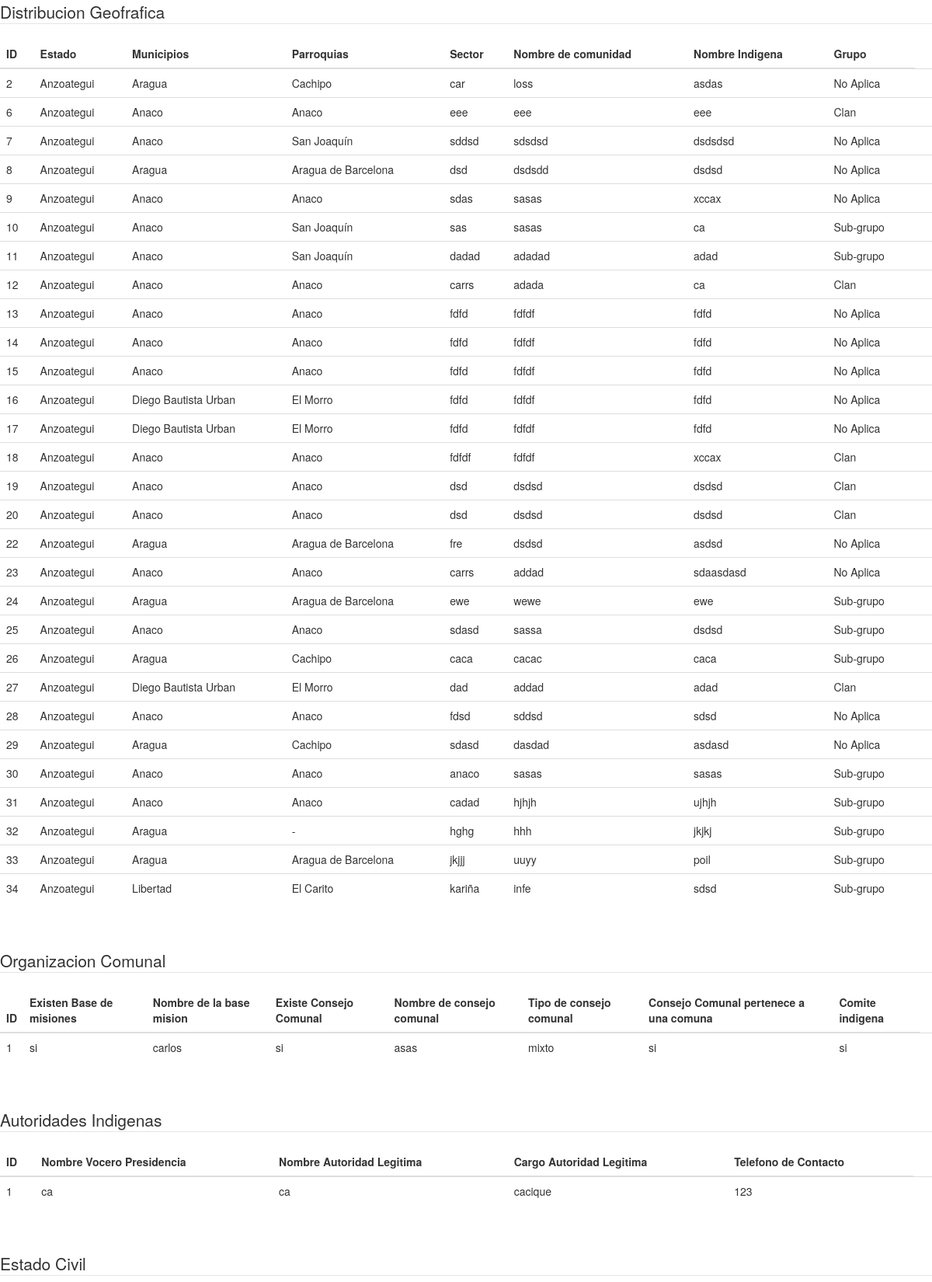
The app's page /vista/MostrarDatosPrueba.php (upper part) with its own data.
### tables this page shows
CREATE TABLE `distribucion_geografica` (
  `id` int(11) NOT NULL,
  `estado` varchar(30) NOT NULL,
  `municipios` varchar(20) NOT NULL,
  `parroquias` varchar(20) NOT NULL,
  `sector` varchar(80) NOT NULL,
  `nombre_comunidad` varchar(80) NOT NULL,
  `nombre_indigena` varchar(50) NOT NULL,
  `grupo` varchar(30) NOT NULL
);

CREATE TABLE `comunas` (
  `id` int(11) NOT NULL,
  `base_misiones` varchar(30) NOT NULL,
  `inf1` varchar(30) NOT NULL,
  `consejo_comunal` varchar(30) NOT NULL,
  `inf2` varchar(30) NOT NULL,
  `tipo_de_consejo_comunal` varchar(30) NOT NULL,
  `pertenece_a_una_comunidad` varchar(30) NOT NULL,
  `comite_indigena` varchar(30) NOT NULL
);

CREATE TABLE `autoridadlegitima` (
  `id` int(11) NOT NULL,
  `nombre_vocero` varchar(30) NOT NULL,
  `nombre_autoridad_legitima` varchar(30) NOT NULL,
  `cargo_autoridad_legitima` varchar(30) NOT NULL,
  `numero_de_telefono` double NOT NULL
);

### vista/MostrarDatosPrueba.php (the view, shortened to what this page needs)
<!DOCTYPE html>
<html lang="en">
<head>
    <link rel="stylesheet" href="https://maxcdn.bootstrapcdn.com/bootstrap/3.3.7/css/bootstrap.min.css">
</head>
<body>
<?php
$link = new PDO('mysql:host=localhost;dbname=savia', 'root', '');
?>
<table class="table table-hover table-inverse table-responsive">
        <legend>Distribucion Geofrafica</legend>
		<thead>
		<tr>
        <th>ID</th>
		<th>Estado</th>
		<th>Municipios</th>
		<th>Parroquias</th>
		<th>Sector</th>
		<th>Nombre de comunidad</th>
		<th>Nombre Indigena</th>
        <th>Grupo</th>
		</tr>
		</thead>
<?php
foreach ($link->query('SELECT * from distribucion_geografica') as $row){  ?>
<tr>
	<td><?php echo $row['id']   ?></td>
    <td><?php echo $row['estado'] ?></td>
    <td><?php echo $row['municipios'] ?></td>
    <td><?php echo $row['parroquias'] ?></td>
    <td><?php echo $row['sector'] ?></td>
    <td><?php echo $row['nombre_comunidad'] ?></td>
    <td><?php echo $row['nombre_indigena'] ?></td>
    <td><?php echo $row['grupo'] ?></td>
    <td>
	</td>
 </tr>
<?php
	}
?>
</table>
<br>
<br>
<table class="table table-hover table-inverse table-responsive">
<legend>Organizacion Comunal</legend>
		<thead>
		<tr>
			<th >ID</th>
			<th>Existen Base de misiones</th>
			<th>Nombre de la base mision</th>
			<th>Existe Consejo Comunal</th>
			<th>Nombre de consejo comunal</th>
			<th>Tipo de consejo comunal</th>
			<th>Consejo Comunal pertenece a una comuna</th>
			<th>Comite indigena</th>
		</tr>
		</thead>
<?php
foreach ($link->query('SELECT * from comunas') as $row){  ?>
<tr>
	<td><?php echo $row['id']   ?></td>
    <td><?php echo $row['base_misiones'] ?></td>
    <td><?php echo $row['inf1'] ?></td>
    <td><?php echo $row['consejo_comunal'] ?></td>
    <td><?php echo $row['inf2'] ?></td>
    <td><?php echo $row['tipo_de_consejo_comunal'] ?></td>
    <td><?php echo $row['pertenece_a_una_comunidad'] ?></td>
    <td><?php echo $row['comite_indigena'] ?></td>
	<td>
	</td>
 </tr>
<?php
	}
?>
</table>
<br>
<br>
<table class="table table-hover table-inverse table-responsive">
<legend>Autoridades Indigenas</legend>
		<thead>
		<tr>
			<th>ID</th>
			<th>Nombre Vocero Presidencia</th>
			<th>Nombre Autoridad Legitima</th>
			<th>Cargo Autoridad Legitima</th>
			<th>Telefono de Contacto </th>
		</tr>
		</thead>
<?php
foreach ($link->query('SELECT * from autoridadlegitima') as $row){  ?>
<tr>
	<td><?php echo $row['id']   ?></td>
    <td><?php echo $row['nombre_vocero'] ?></td>
    <td><?php echo $row['nombre_autoridad_legitima'] ?></td>
    <td><?php echo $row['cargo_autoridad_legitima'] ?></td>
    <td><?php echo $row['numero_de_telefono'] ?></td>
	<td>
	</td>
 </tr>
<?php
	}
?>
</table>
<br>
 <br>
<table class="table table-hover table-inverse table-responsive">
<legend>Estado Civil</legend>
</table>
 <br>
 <br>
 <br>
 <br>
 <br>
 <br>
 <br>
 <br>
 <br>
 <br>
 <br>
 <br>
 <br>
 <br>
 <br>
 <br>
<br>
<br>
</body>
</html>

### records on screen
distribucion_geografica: id "2", estado "Anzoategui", municipios "Aragua", parroquias "Cachipo", sector "car", nombre_comunidad "loss", nombre_indigena "asdas", grupo "No Aplica"
distribucion_geografica: id "6", estado "Anzoategui", municipios "Anaco", parroquias "Anaco", sector "eee", nombre_comunidad "eee", nombre_indigena "eee", grupo "Clan"
distribucion_geografica: id "7", estado "Anzoategui", municipios "Anaco", parroquias "San Joaquín", sector "sddsd", nombre_comunidad "sdsdsd", nombre_indigena "dsdsdsd", grupo "No Aplica"
distribucion_geografica: id "8", estado "Anzoategui", municipios "Aragua", parroquias "Aragua de Barcelona", sector "dsd", nombre_comunidad "dsdsdd", nombre_indigena "dsdsd", grupo "No Aplica"
distribucion_geografica: id "9", estado "Anzoategui", municipios "Anaco", parroquias "Anaco", sector "sdas", nombre_comunidad "sasas", nombre_indigena "xccax", grupo "No Aplica"
distribucion_geografica: id "10", estado "Anzoategui", municipios "Anaco", parroquias "San Joaquín", sector "sas", nombre_comunidad "sasas", nombre_indigena "ca", grupo "Sub-grupo"
distribucion_geografica: id "11", estado "Anzoategui", municipios "Anaco", parroquias "San Joaquín", sector "dadad", nombre_comunidad "adadad", nombre_indigena "adad", grupo "Sub-grupo"
distribucion_geografica: id "12", estado "Anzoategui", municipios "Anaco", parroquias "Anaco", sector "carrs", nombre_comunidad "adada", nombre_indigena "ca", grupo "Clan"
distribucion_geografica: id "13", estado "Anzoategui", municipios "Anaco", parroquias "Anaco", sector "fdfd", nombre_comunidad "fdfdf", nombre_indigena "fdfd", grupo "No Aplica"
distribucion_geografica: id "14", estado "Anzoategui", municipios "Anaco", parroquias "Anaco", sector "fdfd", nombre_comunidad "fdfdf", nombre_indigena "fdfd", grupo "No Aplica"
distribucion_geografica: id "15", estado "Anzoategui", municipios "Anaco", parroquias "Anaco", sector "fdfd", nombre_comunidad "fdfdf", nombre_indigena "fdfd", grupo "No Aplica"
distribucion_geografica: id "16", estado "Anzoategui", municipios "Diego Bautista Urban", parroquias "El Morro", sector "fdfd", nombre_comunidad "fdfdf", nombre_indigena "fdfd", grupo "No Aplica"
distribucion_geografica: id "17", estado "Anzoategui", municipios "Diego Bautista Urban", parroquias "El Morro", sector "fdfd", nombre_comunidad "fdfdf", nombre_indigena "fdfd", grupo "No Aplica"
distribucion_geografica: id "18", estado "Anzoategui", municipios "Anaco", parroquias "Anaco", sector "fdfdf", nombre_comunidad "fdfdf", nombre_indigena "xccax", grupo "Clan"
distribucion_geografica: id "19", estado "Anzoategui", municipios "Anaco", parroquias "Anaco", sector "dsd", nombre_comunidad "dsdsd", nombre_indigena "dsdsd", grupo "Clan"
distribucion_geografica: id "20", estado "Anzoategui", municipios "Anaco", parroquias "Anaco", sector "dsd", nombre_comunidad "dsdsd", nombre_indigena "dsdsd", grupo "Clan"
distribucion_geografica: id "22", estado "Anzoategui", municipios "Aragua", parroquias "Aragua de Barcelona", sector "fre", nombre_comunidad "dsdsd", nombre_indigena "asdsd", grupo "No Aplica"
distribucion_geografica: id "23", estado "Anzoategui", municipios "Anaco", parroquias "Anaco", sector "carrs", nombre_comunidad "addad", nombre_indigena "sdaasdasd", grupo "No Aplica"
distribucion_geografica: id "24", estado "Anzoategui", municipios "Aragua", parroquias "Aragua de Barcelona", sector "ewe", nombre_comunidad "wewe", nombre_indigena "ewe", grupo "Sub-grupo"
distribucion_geografica: id "25", estado "Anzoategui", municipios "Anaco", parroquias "Anaco", sector "sdasd", nombre_comunidad "sassa", nombre_indigena "dsdsd", grupo "Sub-grupo"
distribucion_geografica: id "26", estado "Anzoategui", municipios "Aragua", parroquias "Cachipo", sector "caca", nombre_comunidad "cacac", nombre_indigena "caca", grupo "Sub-grupo"
distribucion_geografica: id "27", estado "Anzoategui", municipios "Diego Bautista Urban", parroquias "El Morro", sector "dad", nombre_comunidad "addad", nombre_indigena "adad", grupo "Clan"
distribucion_geografica: id "28", estado "Anzoategui", municipios "Anaco", parroquias "Anaco", sector "fdsd", nombre_comunidad "sddsd", nombre_indigena "sdsd", grupo "No Aplica"
distribucion_geografica: id "29", estado "Anzoategui", municipios "Aragua", parroquias "Cachipo", sector "sdasd", nombre_comunidad "dasdad", nombre_indigena "asdasd", grupo "No Aplica"
distribucion_geografica: id "30", estado "Anzoategui", municipios "Anaco", parroquias "Anaco", sector "anaco", nombre_comunidad "sasas", nombre_indigena "sasas", grupo "Sub-grupo"
distribucion_geografica: id "31", estado "Anzoategui", municipios "Anaco", parroquias "Anaco", sector "cadad", nombre_comunidad "hjhjh", nombre_indigena "ujhjh", grupo "Sub-grupo"
distribucion_geografica: id "32", estado "Anzoategui", municipios "Aragua", parroquias "-", sector "hghg", nombre_comunidad "hhh", nombre_indigena "jkjkj", grupo "Sub-grupo"
distribucion_geografica: id "33", estado "Anzoategui", municipios "Aragua", parroquias "Aragua de Barcelona", sector "jkjjj", nombre_comunidad "uuyy", nombre_indigena "poil", grupo "Sub-grupo"
distribucion_geografica: id "34", estado "Anzoategui", municipios "Libertad", parroquias "El Carito", sector "kariña", nombre_comunidad "infe", nombre_indigena "sdsd", grupo "Sub-grupo"
comunas: id "1", base_misiones "si", inf1 "carlos", consejo_comunal "si", inf2 "asas", tipo_de_consejo_comunal "mixto", pertenece_a_una_comunidad "si", comite_indigena "si"
autoridadlegitima: id "1", nombre_vocero "ca", nombre_autoridad_legitima "ca", cargo_autoridad_legitima "cacique", numero_de_telefono "123"
